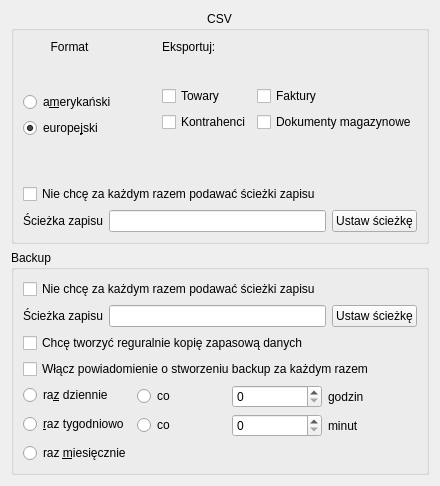
     <widget class="QWidget" name="TabPage3">
      <attribute name="title">
       <string>Eksport</string>
      </attribute>
      <layout class="QVBoxLayout" name="verticalLayout_13">
       <item>
        <widget class="QGroupBox" name="groupBox_4">
         <property name="maximumSize">
          <size>
           <width>16777215</width>
           <height>250</height>
          </size>
         </property>
         <property name="title">
          <string>CSV</string>
         </property>
         <property name="alignment">
          <set>Qt::AlignHCenter|Qt::AlignTop</set>
         </property>
         <layout class="QVBoxLayout" name="verticalLayout_12">
          <item>
           <layout class="QHBoxLayout" name="horizontalLayout_18">
            <property name="leftMargin">
             <number>0</number>
            </property>
            <property name="topMargin">
             <number>0</number>
            </property>
            <property name="rightMargin">
             <number>0</number>
            </property>
            <property name="bottomMargin">
             <number>0</number>
            </property>
            <item>
             <layout class="QVBoxLayout" name="verticalLayout_7">
              <item>
               <widget class="QLabel" name="label_3">
                <property name="text">
                 <string>Format</string>
                </property>
                <property name="alignment">
                 <set>Qt::AlignCenter</set>
                </property>
               </widget>
              </item>
              <item>
               <spacer name="verticalSpacer_6">
                <property name="orientation">
                 <enum>Qt::Vertical</enum>
                </property>
                <property name="sizeHint" stdset="0">
                 <size>
                  <width>20</width>
                  <height>30</height>
                 </size>
                </property>
               </spacer>
              </item>
              <item>
               <widget class="QRadioButton" name="CSVUSAFormat">
                <property name="cursor">
                 <cursorShape>PointingHandCursor</cursorShape>
                </property>
                <property name="text">
                 <string>a&amp;merykański</string>
                </property>
               </widget>
              </item>
              <item>
               <widget class="QRadioButton" name="CSVEURFormat">
                <property name="cursor">
                 <cursorShape>PointingHandCursor</cursorShape>
                </property>
                <property name="text">
                 <string>europe&amp;jski</string>
                </property>
                <property name="checked">
                 <bool>true</bool>
                </property>
               </widget>
              </item>
              <item>
               <spacer name="verticalSpacer_4">
                <property name="orientation">
                 <enum>Qt::Vertical</enum>
                </property>
                <property name="sizeHint" stdset="0">
                 <size>
                  <width>20</width>
                  <height>40</height>
                 </size>
                </property>
               </spacer>
              </item>
             </layout>
            </item>
            <item>
             <spacer name="horizontalSpacer_2">
              <property name="orientation">
               <enum>Qt::Horizontal</enum>
              </property>
              <property name="sizeHint" stdset="0">
               <size>
                <width>40</width>
                <height>20</height>
               </size>
              </property>
             </spacer>
            </item>
            <item>
             <layout class="QFormLayout" name="formLayout_2">
              <item row="0" column="0">
               <widget class="QLabel" name="label_8">
                <property name="text">
                 <string>Eksportuj:</string>
                </property>
               </widget>
              </item>
              <item row="1" column="1">
               <spacer name="verticalSpacer_7">
                <property name="orientation">
                 <enum>Qt::Vertical</enum>
                </property>
                <property name="sizeHint" stdset="0">
                 <size>
                  <width>20</width>
                  <height>20</height>
                 </size>
                </property>
               </spacer>
              </item>
              <item row="2" column="0">
               <widget class="QCheckBox" name="exportGoodsBtn">
                <property name="cursor">
                 <cursorShape>PointingHandCursor</cursorShape>
                </property>
                <property name="text">
                 <string>Towary</string>
                </property>
               </widget>
              </item>
              <item row="2" column="1">
               <widget class="QCheckBox" name="exportInvBtn">
                <property name="cursor">
                 <cursorShape>PointingHandCursor</cursorShape>
                </property>
                <property name="text">
                 <string>Faktury</string>
                </property>
               </widget>
              </item>
              <item row="3" column="0">
               <widget class="QCheckBox" name="exportBuyersBtn">
                <property name="cursor">
                 <cursorShape>PointingHandCursor</cursorShape>
                </property>
                <property name="text">
                 <string>Kontrahenci</string>
                </property>
               </widget>
              </item>
              <item row="3" column="1">
               <widget class="QCheckBox" name="exportWareBtn">
                <property name="cursor">
                 <cursorShape>PointingHandCursor</cursorShape>
                </property>
                <property name="text">
                 <string>Dokumenty magazynowe</string>
                </property>
               </widget>
              </item>
              <item row="4" column="0">
               <spacer name="verticalSpacer_9">
                <property name="orientation">
                 <enum>Qt::Vertical</enum>
                </property>
                <property name="sizeHint" stdset="0">
                 <size>
                  <width>20</width>
                  <height>40</height>
                 </size>
                </property>
               </spacer>
              </item>
             </layout>
            </item>
           </layout>
          </item>
          <item>
           <layout class="QVBoxLayout" name="verticalLayout_8">
            <item>
             <widget class="QCheckBox" name="noAskCSVPath">
              <property name="cursor">
               <cursorShape>PointingHandCursor</cursorShape>
              </property>
              <property name="text">
               <string>Nie chcę za każdym razem podawać ścieżki zapisu</string>
              </property>
             </widget>
            </item>
            <item>
             <layout class="QHBoxLayout" name="horizontalLayout_14">
              <item>
               <widget class="QLabel" name="csvPathLabel">
                <property name="text">
                 <string>Ścieżka zapisu</string>
                </property>
               </widget>
              </item>
              <item>
               <widget class="QLineEdit" name="csvLinePath"/>
              </item>
              <item>
               <widget class="QPushButton" name="setCSVPathBtn">
                <property name="cursor">
                 <cursorShape>PointingHandCursor</cursorShape>
                </property>
                <property name="text">
                 <string>Ustaw ścieżkę</string>
                </property>
               </widget>
              </item>
             </layout>
            </item>
           </layout>
          </item>
         </layout>
        </widget>
       </item>
       <item>
        <widget class="QGroupBox" name="groupBox_5">
         <property name="title">
          <string>Backup</string>
         </property>
         <layout class="QVBoxLayout" name="verticalLayout_11">
          <item>
           <layout class="QVBoxLayout" name="verticalLayout_9">
            <item>
             <widget class="QCheckBox" name="noAskBackupPath">
              <property name="cursor">
               <cursorShape>PointingHandCursor</cursorShape>
              </property>
              <property name="text">
               <string>Nie chcę za każdym razem podawać ścieżki zapisu</string>
              </property>
             </widget>
            </item>
            <item>
             <layout class="QHBoxLayout" name="horizontalLayout_15">
              <item>
               <widget class="QLabel" name="backupPathLabel">
                <property name="text">
                 <string>Ścieżka zapisu</string>
                </property>
               </widget>
              </item>
              <item>
               <widget class="QLineEdit" name="backupLinePath"/>
              </item>
              <item>
               <widget class="QPushButton" name="setBackupPathBtn">
                <property name="cursor">
                 <cursorShape>PointingHandCursor</cursorShape>
                </property>
                <property name="text">
                 <string>Ustaw ścieżkę</string>
                </property>
               </widget>
              </item>
             </layout>
            </item>
           </layout>
          </item>
          <item>
           <layout class="QVBoxLayout" name="verticalLayout_10">
            <item>
             <widget class="QCheckBox" name="regularBackupBtn">
              <property name="cursor">
               <cursorShape>PointingHandCursor</cursorShape>
              </property>
              <property name="text">
               <string>Chcę tworzyć reguralnie kopię zapasową danych</string>
              </property>
             </widget>
            </item>
            <item>
             <widget class="QCheckBox" name="backupEveryTimeBtn">
              <property name="text">
               <string>Włącz powiadomienie o stworzeniu backup za każdym razem</string>
              </property>
             </widget>
            </item>
            <item>
             <layout class="QFormLayout" name="formLayout">
              <item row="1" column="0">
               <widget class="QRadioButton" name="backupOnceDay">
                <property name="cursor">
                 <cursorShape>PointingHandCursor</cursorShape>
                </property>
                <property name="text">
                 <string>ra&amp;z dziennie</string>
                </property>
               </widget>
              </item>
              <item row="1" column="1">
               <layout class="QHBoxLayout" name="horizontalLayout_16">
                <item>
                 <widget class="QRadioButton" name="backupEveryHour">
                  <property name="cursor">
                   <cursorShape>PointingHandCursor</cursorShape>
                  </property>
                  <property name="text">
                   <string>co</string>
                  </property>
                 </widget>
                </item>
                <item>
                 <widget class="QSpinBox" name="howManyHours"/>
                </item>
                <item>
                 <widget class="QLabel" name="hoursLabel">
                  <property name="text">
                   <string>godzin</string>
                  </property>
                 </widget>
                </item>
               </layout>
              </item>
              <item row="2" column="0">
               <widget class="QRadioButton" name="backupOnceWeek">
                <property name="cursor">
                 <cursorShape>PointingHandCursor</cursorShape>
                </property>
                <property name="text">
                 <string>&amp;raz tygodniowo</string>
                </property>
               </widget>
              </item>
              <item row="3" column="0">
               <widget class="QRadioButton" name="backupOnceMonth">
                <property name="cursor">
                 <cursorShape>PointingHandCursor</cursorShape>
                </property>
                <property name="text">
                 <string>raz &amp;miesięcznie</string>
                </property>
               </widget>
              </item>
              <item row="2" column="1">
               <layout class="QHBoxLayout" name="horizontalLayout_17">
                <item>
                 <widget class="QRadioButton" name="backupEveryMin">
                  <property name="cursor">
                   <cursorShape>PointingHandCursor</cursorShape>
                  </property>
                  <property name="text">
                   <string>co</string>
                  </property>
                 </widget>
                </item>
                <item>
                 <widget class="QSpinBox" name="howManyMin"/>
                </item>
                <item>
                 <widget class="QLabel" name="minLabel">
                  <property name="text">
                   <string>minut</string>
                  </property>
                 </widget>
                </item>
               </layout>
              </item>
             </layout>
            </item>
           </layout>
          </item>
         </layout>
        </widget>
       </item>
      </layout>
     </widget>
